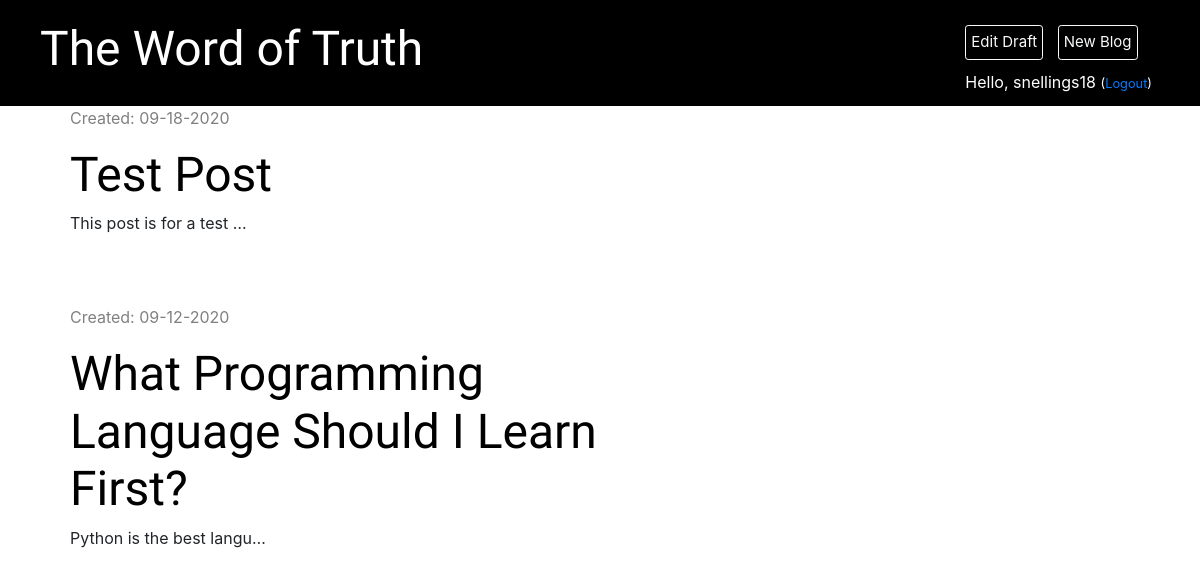
Page /drafts/ (signed in) on the committed database.
### blog/models.py (models this page shows, shortened)
class Post(models.Model):
    author = models.ForeignKey('auth.User', on_delete=models.CASCADE)
    title = models.CharField(max_length=200)
    text = models.TextField()
    created_date = models.DateTimeField(default=timezone.now)
    published_date = models.DateTimeField(blank=True, null=True)

### blog/views.py (the view)
# urls.py: path('drafts/', views.post_draft_list, name='post_draft_list'),
@login_required
def post_draft_list(request):
    posts = Post.objects.filter(published_date__isnull=True).order_by('-created_date')
    stuff_for_frontend = {'posts': posts}
    return render(request, 'blog/post_draft_list.html', stuff_for_frontend)

### blog/templates/blog/post_draft_list.html (shortened to what this page needs)
{% extends 'blog/base.html' %}
{% block content %}
    {% for post in posts %}
        <div class="post">
        <p class="date">Created: {{ post.created_date|date:'m-d-Y' }}</p>
        <h1><a href="{% url 'post_detail' pk=post.pk %}">{{ post.title }}</a></h1>
        <p>{{ post.text|truncatechars:25}}</p>
        </div>
    {% endfor %}
{% endblock %}

### blog/templates/blog/base.html (shortened to what this page needs)
{% load static %}
<html lang="en">
<head>
    <link rel="stylesheet" href="https://stackpath.bootstrapcdn.com/bootstrap/4.5.2/css/bootstrap.min.css">
    <link rel="stylesheet" type="text/css" href="{% static 'css/blog.css' %}">
    <link rel="stylesheet" href="https://use.fontawesome.com/87e00e27c0.css">
    <link rel="stylesheet" href="{% static 'css/zenburn.css' %}">
</head>
<body>
<div class="page-header">
    <div class="top-menu">
        {% if user.is_authenticated %}
            <a href="{% url 'post_draft_list' %}">
                <button type="button" class="btn btn-outline-light btn-sm">Edit Draft</button></a>
            <a href="{% url 'post_new' %}">
                <button type="button" class="btn btn-outline-light btn-sm mr-1">New Blog</button></a>
            <p class="greeting"> Hello, {{ user.username }} <small>(<a href="{% url 'logout' %}">Logout</a>)</small></p>
        {% else %}
           <a href="{% url 'login' %}"><button class="btn btn-outline-light btn-sm" role="button">Login</button></a>
        {% endif %}
    </div>
    <h1><a href="{% url "post_list" %}">The Word of Truth</a></h1>
</div>
<div class="content container">
    <div class="row">
        <div class="col-md-8">
            {% block content %}
            {% endblock %}
        </div>
    </div>
</div>
</body>
</html>

### blog/static/css/blog.css (style rules this page uses)
.page-header { background-color: #000000; margin-top: 0; padding: 20px 20px 20px 40px; }
.page-header h1, .page-header h1 a { color: white; font-size: 36pt; text-decoration: none; }
.content { margin-left: 40px; }
h1, h2, h3, h4 { font-family: 'IM Fell English', serif; font-size: 48px; }
.date { color: gray; }
.post { margin-bottom: 70px; }
.post h1 a { color: black; }
.top-menu, .top-menu:hover { color: white; float: right; font-size: 16px; margin-right: 20px; padding-right: 3px; }
.btn-outline-light { font-size: 15px; padding: 5px; margin: 5px; }
.greeting { padding: 5px; }

### rows in the picture
Post: created_date "09-18-2020", title "Test Post", text "This post is for a test …"
Post: created_date "09-12-2020", title "What Programming Language Should I Learn First?", text "Python is the best langu…"

### other values in the picture
{{ user.username }} "snellings18"
